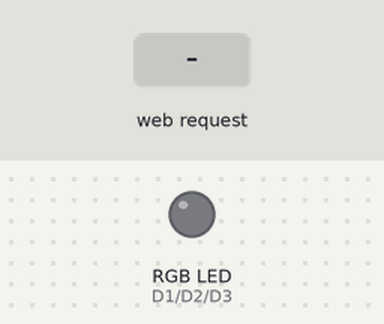
Bench run of a sketch on a simulated ESP8266 (NodeMCU). Parts: an RGB LED mixed from three pins (HIGH = lit). Inputs (shaded band) come from the test bench. WiFi joins after 1.5 s; servers stay silent unless stated; what the sketch prints to the serial monitor is not drawn.

Above: at 2.7 s.
2.8 s: HTTP request GET /LED_1/on received
At 3.6 s:
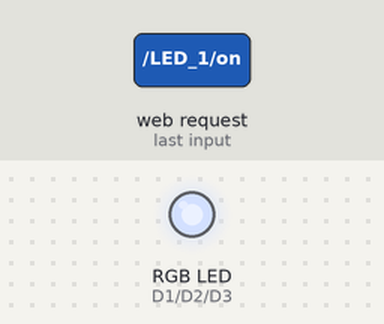
Timing chart, 0 to 5.8 s (numbered marks = the images above; inputs shaded):
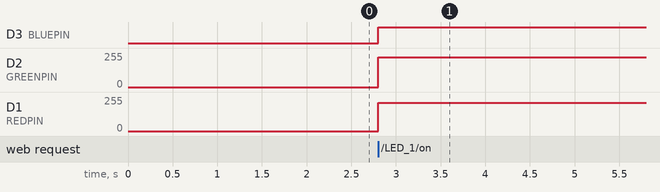

Measured:
- after the input at 2.8 s, D3 (BLUEPIN): LOW → HIGH at once; D2 (GREENPIN): 0/255 → 224/255 at once; D1 (REDPIN): 0/255 → 211/255 at once

The sketch:

nodemcu.ino
```cpp
#include <ESP8266WiFi.h>

//router user name and password
const char* ssid = "test";
const char* password = "abc@1234";

// Create an instance of the server
// specify the port to listen on as an argument
WiFiServer server(80);
//int ledPin = D4;
int REDPIN = D1;
int GREENPIN = D2;
int BLUEPIN = D3;

char value;

void setup() {
  Serial.begin(115200);
  delay(10);

  // prepare GPIO2
  //pinMode(ledPin, OUTPUT);
  pinMode(REDPIN, OUTPUT);
  pinMode(GREENPIN, OUTPUT);
  pinMode(BLUEPIN, OUTPUT);
  //digitalWrite(ledPin, LOW);

  // Connect to WiFi network
  Serial.println();
  Serial.println();
  Serial.print("Connecting to ");
  Serial.println(ssid);

  WiFi.begin(ssid, password);

  while (WiFi.status() != WL_CONNECTED) {
    delay(500);
    Serial.print(".");
  }
  Serial.println("");
  Serial.println("WiFi connected");

  // Start the server
  server.begin();
  Serial.println("Server started");

  // Print the IP address
  Serial.println(WiFi.localIP());
}

void loop() {
  // Check if a client has connected
  WiFiClient client = server.available();
  if (!client) {
    return;
  }

  // Wait until the client sends some data
  Serial.println("new client");
  while(!client.available()){
    delay(1);
  }

  // Read the first line of the request
  String req = client.readStringUntil('\r');
  Serial.println(req);
  client.flush();

  if (req.indexOf("/LED_1/on") != -1){
    Serial.println(" Relax Mode         ");
    ColorLamp(211,224,255);
  }

  else if (req.indexOf("LED_2/on") != -1){
    Serial.println(" Read Mode         ");
    ColorLamp(255,234,100);
  }
  else if (req.indexOf("LED_3/on") != -1){
    Serial.println(" Read Mode         ");
    ColorLamp(53,114,255);
  }
  else if (req.indexOf("LED_4/on") != -1){
    Serial.println(" Read Mode         ");
    ColorLamp(228,40,255);
  }
  else if (req.indexOf("LED_5/on") != -1){
    Serial.println(" Read Mode         ");
    ColorLamp(255,51,56);
  }
  else if (req.indexOf("LED_6/on") != -1){
    Serial.println(" Read Mode         ");
    ColorLamp(191,46,222);
  }
  else if (req.indexOf("LED_7/on") != -1){
    Serial.println(" Read Mode         ");
    ColorLamp(255,212,29);
  }
  else if (req.indexOf("LED_8/on") != -1){
    Serial.println(" Read Mode         ");
    ColorLamp(255,246,237);
  }
  else if (req.indexOf("LED_9/on") != -1){
    Serial.println(" Fish Breeding Mode         ");
    ColorLamp(125,162,255);
  }
  else if (req.indexOf("LED/on") != -1){
    Serial.println(" on        ");
    ColorLamp(255,255,255);
  }
  else if (req.indexOf("LED/off") != -1){
    Serial.println(" off         ");
    ColorLamp(0,0,0);
  }

  else if (req.indexOf("/") != -1)
    ; //do nothing; just send html page
  else {
    client.stop();
    return;
  }
  client.flush();

  String HTML = "HTTP/1.1 200 OK\r\nContent-Type: text/html\r\n\r\n<!DOCTYPE HTML>\r\n<html>";
  HTML += "<head><style>";
  HTML += "button{background-color:blue}";
  HTML += "div{width:300px;height:350px;}";
  HTML += "#header{background-color:blue;color:white;padding: 50px 0px;font-size:100px;font-weight:bold;width:100%;height:100px;text-align:center;}";
  HTML += "#one{background-color:rgb(211,224,255);background-size:contain;background-repeat:no-repeat;background-image:url('https://i.ibb.co/F5dyZG9/1.png'); }";
  HTML += "#two{background-color:rgb(255,234,217);background-size:contain;background-repeat:no-repeat;background-image:url('https://i.ibb.co/QMjcq6J/2-person58-80372-min.png'); }";
  HTML += "#three{background-color:rgb(197,215,255);background-size:contain;background-repeat:no-repeat;background-image:url('https://i.ibb.co/zSxWYjt/3-clean-min.png'); }";
  HTML += "#four{background-color:rgb(238,166,231);background-size:contain;background-repeat:no-repeat; background-image:url('https://i.ibb.co/tMKBndf/4-c5989809e0bb7b8c780aa6c4d85c5653-medita-o-budista-representar-cone-by-vexels-min.png');}";
  HTML += "#five{background-color:rgb(255,128,131);background-size:contain;background-repeat:no-repeat; background-image:url('https://i.ibb.co/Jn6fnjQ/5-heart-min.png');}";
  HTML += "#six{background-color:rgb(243,167,241);background-size:contain;background-repeat:no-repeat; background-image:url('https://i.ibb.co/9gNq03K/6-young-people-icon-1-min.png');}";
  HTML += "#seven{background-color:rgb(255,212,029);background-size:contain;background-repeat:no-repeat; background-image:url('https://i.ibb.co/5vPM9Fd/7-zoo-min.png');}";
  HTML += "#eight{background-color:rgb(255,246,237);background-size:contain;background-repeat:no-repeat; background-image:url('https://i.ibb.co/PZf7x8y/8-potted-plant-min.png');}";
  HTML += "#nine{background-color:rgb(221,230,255);background-size:contain;background-repeat:no-repeat; background-image:url('https://i.ibb.co/G7q5N4M/9-fish-755-819239-min.png');}";
  HTML += "#on,#off{width:100%;height:100px;text-align:center;margin:10px;background-color:#DBD6D4;font-size:60px;padding-top:20px;}";
  HTML += "</style></head>";
  HTML += "<body>";
  HTML += "<div id=\"header\">Mode Selector</div>";
  HTML += "<table width=\"100%\" cellpadding=\"1\">";
  HTML += "<tr>";
  HTML += "<td><div id=\"one\" onclick=\"window.location.href='/LED_1/on'\"></div></td>";
  HTML += "<td><div id=\"two\" onclick=\"window.location.href='/LED_2/on'\"></div></td>";
  HTML += "<td><div id=\"three\" onclick=\"window.location.href='/LED_3/on'\"></div></td>";
  HTML += "</tr>";
  HTML += "<tr>";
  HTML += "<td><div id=\"four\" onclick=\"window.location.href='/LED_4/on'\"></div></td>";
  HTML += "<td><div id=\"five\" onclick=\"window.location.href='/LED_5/on'\"></div></td>";
  HTML += "<td><div id=\"six\" onclick=\"window.location.href='/LED_6/on'\"></div></td>";
  HTML += "</tr>";
  HTML += "<tr>";
  HTML += "<td><div id=\"seven\" onclick=\"window.location.href='/LED_7/on'\"></div></td>";
  HTML += "<td><div id=\"eight\" onclick=\"window.location.href='/LED_8/on'\"></div></td>";
  HTML += "<td><div id=\"nine\" onclick=\"window.location.href='/LED_9/on'\"></div></td>";
  HTML += "</tr>";
  HTML += "</table>";
  HTML += "<div id=\"on\" onclick=\"window.location.href='/LED/on'\"><b>ON</b></div>";
  HTML += "<div id=\"off\" onclick=\"window.location.href='/LED/off'\"><b>OFF</b></div>";
  //HTML += "<div id=\"three\"></div>";
  //HTML += " <h1>DIY HowToDoIt</h1> <h2>ESP8266 Web Server</h2>";
  //HTML += "<h3>Blue LED is now ";
  //HTML += (digitalRead(ledPin))?"OFF":"ON</h3>"; //Low = LED ON and High = LED OFF
  //HTML += "<h3>Blue LED <button onclick=\"window.location.href='/LED_1/on'\">LED ON</button>&nbsp;<button onclick=\"window.location.href='/LED_1/off'\">LED OFF</button></h3>";
  //HTML += "<div class=\"a\" onclick=\"window.location.href='/LED_1/on'\"></div>";
  HTML += "</body></html>";

  //response as HTML page
  client.print(HTML);
  delay(10);

}


void ColorLamp(int R, int G, int B){
     analogWrite(REDPIN, R);
     analogWrite(GREENPIN, G);
     analogWrite(BLUEPIN, B);
}
```
